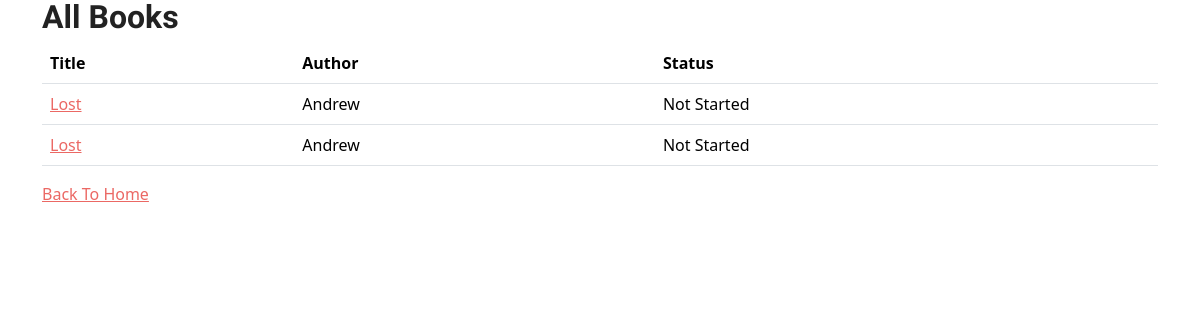
/allbooks/, run on an earlier commit of the app's database.
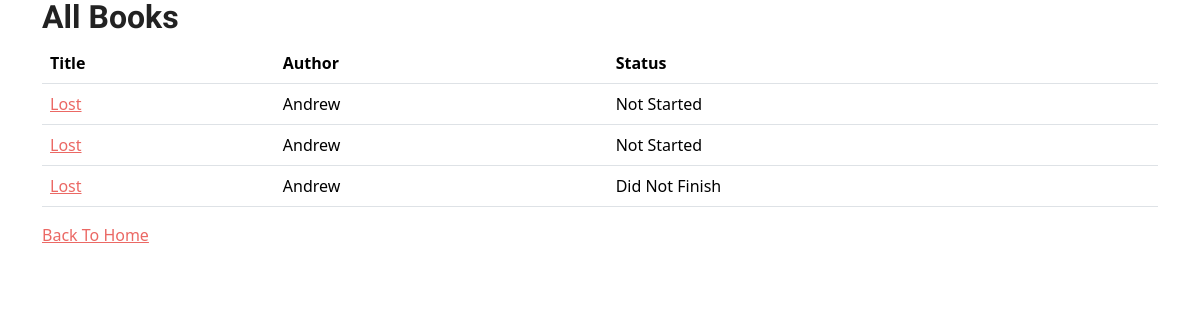
And on a later commit of the database.
### book_app/models.py (models this page shows, shortened)
class Book(models.Model):
    title = models.CharField(max_length=200)
    author = models.CharField(max_length=200)
    class Genres(models.TextChoices):
        FANTASY = 'Fantasy'
        SCIENCE_FICTION = 'Science Fiction'
        DYSTOPIAN = 'Dystopian'
        ADVENTURE = 'Adventure'
        ROMANCE = 'Romance'
        MYSTERY = 'Mystery'
        HORROR = 'Horror'
        THRILLER = 'Thriller'
        LGBTQ = 'LGBTQ'
        HISTORICAL_FICTION = 'Historical Fiction'
        YOUNG_ADULT = 'Young Adult'
        CHILD_FICTION = "Children's Fiction"
        AUTOBIOGRAPHY = 'Autobiography'
        BIOGRAPHY = 'Biography'
        SELF_HELP = 'Self-Help'
        HISTORY = 'History'
        HOBBIES = 'Hobbies and Crafts'
        TRUE_CRIME = 'True Crime'
    genre = models.CharField(
        choices=Genres.choices,
        max_length=100
    )
    date_started = models.DateField(
        default=datetime.date.today # set default start date to when entry is created
    )
    date_ended = models.DateField(blank=True, null=True)
    notes = models.TextField(blank=True)
    ratings_choices = [(1,'1'), (2,'2'), (3,'3'), (4,'4'), (5,'5')]
    rating = models.IntegerField(choices=ratings_choices, default=1)
    class Status(models.TextChoices):
        NOT_STARTED = "Not Started"
        READING = "Reading"
        DID_NOT_FINISH = "Did Not Finish"
        FINISHED = 'Done'
    status = models.CharField(
        choices=Status.choices,
        max_length=50
    )
    class MediaType(models.TextChoices):
        EBOOK = "E"
        AUDIOBOOK = 'A'
        PHYSICAL_COPY = 'P'
    media_type = models.CharField(
        choices=MediaType.choices,
        max_length=50
    )
    cover_photo = models.ImageField(upload_to=cover_upload_path, blank=True)

### book_app/views.py (the view)
# urls.py: path('allbooks/', allbooks, name='allbooks'),
def allbooks(request):
    if request.method == 'GET':
        all = Book.objects.all()
        context = {
            "all" : all
        }
        return render(request, 'allbooks.html', context)

### book_app/templates/allbooks.html (shortened to what this page needs)
<!DOCTYPE html>
<html lang="en">
<head>
    <link rel="stylesheet" href="https://cdn.jsdelivr.net/npm/bootswatch@5.3.3/dist/journal/bootstrap.min.css">
<link rel="stylesheet" href="https://cdn.jsdelivr.net/npm/bootstrap-icons@1.11.1/font/bootstrap-icons.css">
    <link rel="stylesheet" href="https://cdn.jsdelivr.net/npm/bootstrap-icons@1.11.1/font/bootstrap-icons.css">
</head>
<body>
   <div class="container">
        <h2>All Books</h2>
        <table class="table">
                <thead>
                    <tr>
                        <th>Title</th>
                        <th>Author</th>
                        <th>Status</th>
                    </tr>
                </thead>
                    <tbody>
                        {% if all %}
                            {% for book in all %}
                                <tr>
                                    <td><a href="{% url 'viewBook' book.id %}">{{book.title}}</a></td>
                                    <td>{{book.author}}</td>
                                    <td>{{book.status}}</td>
                                </tr>
                            {% endfor %}
                        {% else %}
                        <tr>
                            <td colspan="3" class="text-muted">No books added yet.</td>
                        </tr>
                        {% endif %}
                    </tbody>
            </table>
   </div>
   <div class=container>
    <a href="{% url 'home' %}">Back To Home</a>
   </div>
</body>

What changed in the data, as far as the page shows it:
added Book: title "Lost", author "Andrew", status "Did Not Finish"
